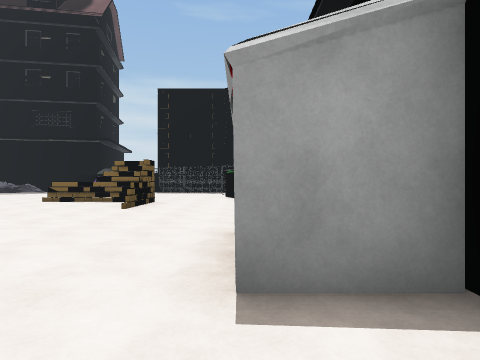
View 1 (above)

22 first-person views from a walk through a Unity game level. The camera is 1.3 m above the floor, looks level and sees 75° across. The floor is counted in squares, 2 m on a side. Each view is taken from the middle of a square. On the plan, view 1 faces up. The plan holds only what a view shows up to about 10 squares ahead; the rest is blank. The place goes on beyond the plan. The player is left out. Some animated figures are left out.

View 2
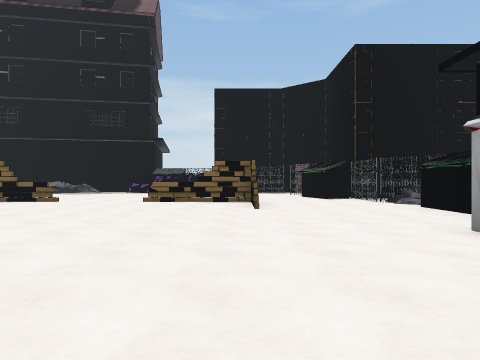

View 3
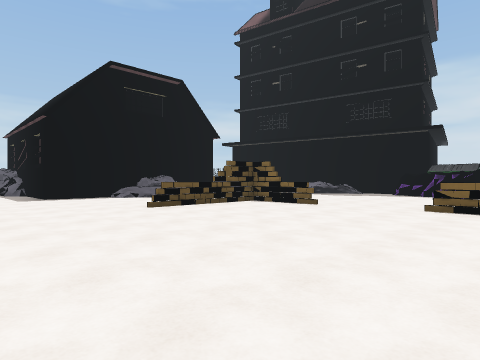

View 4
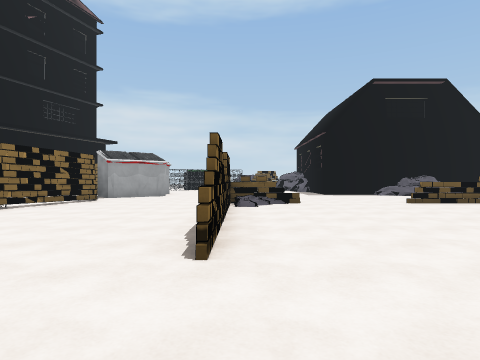

View 5
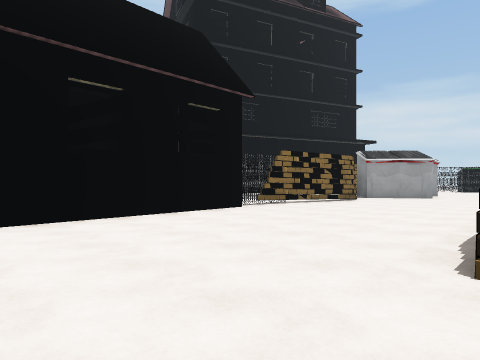

View 6
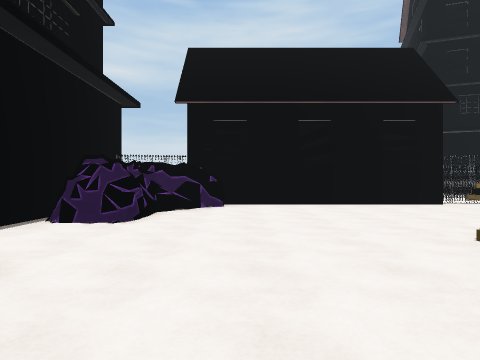

View 7
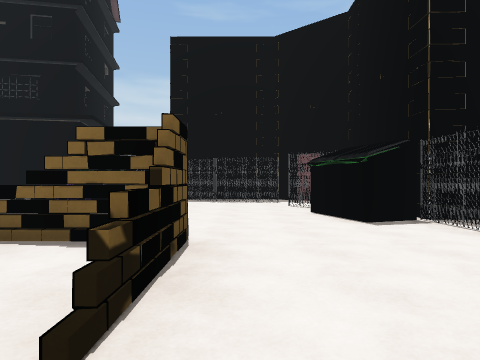

View 8
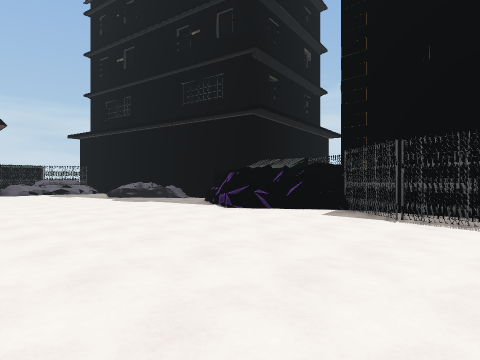

View 9
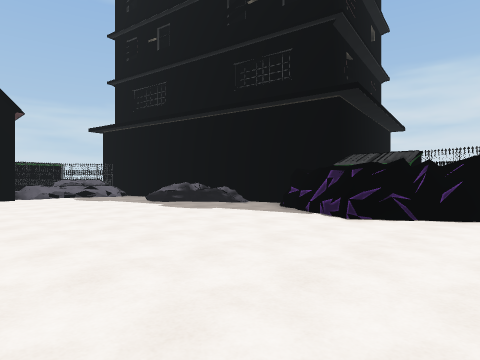

View 10
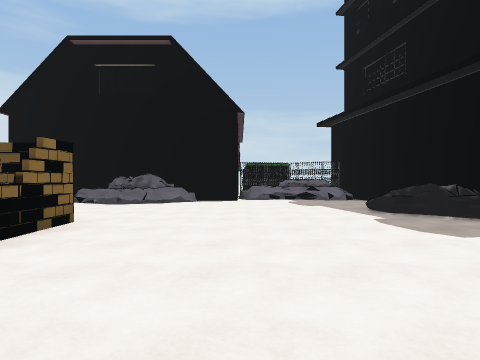

View 11
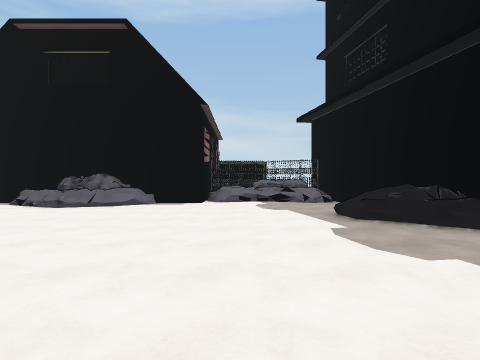

View 12
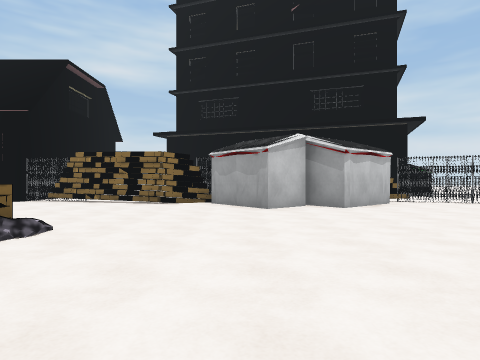

View 13
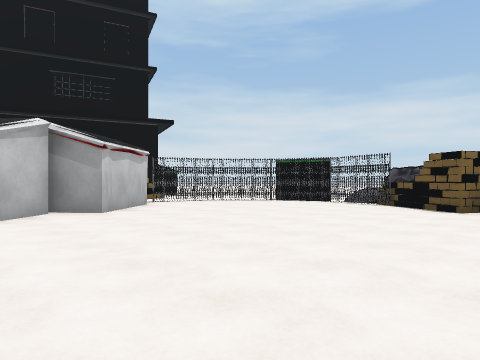

View 14
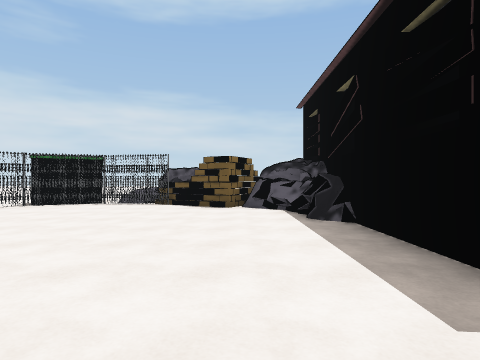

View 15
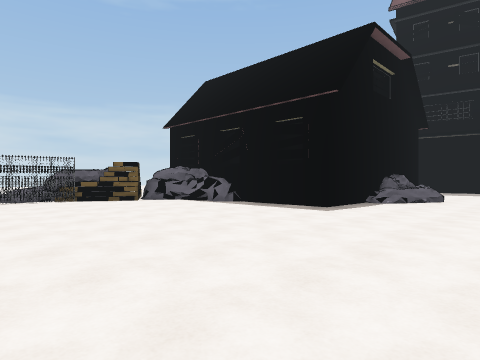

View 16
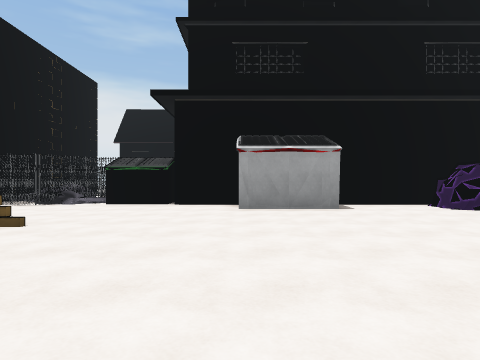

View 17
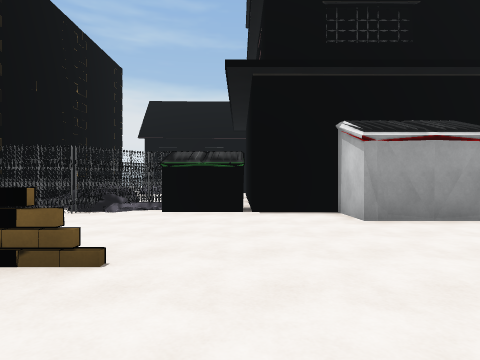

View 18
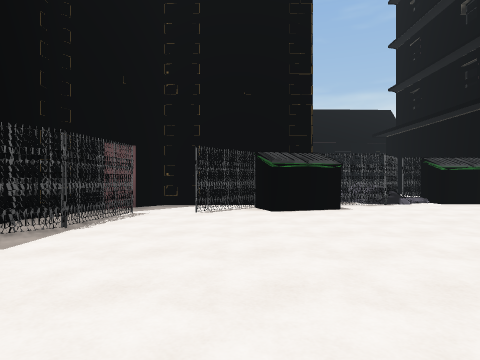

View 19
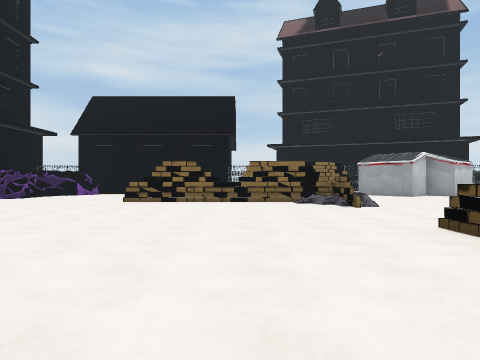

View 20
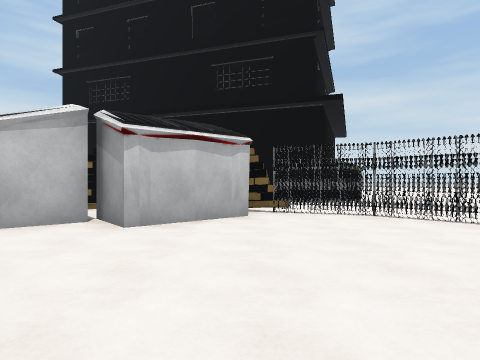

View 21
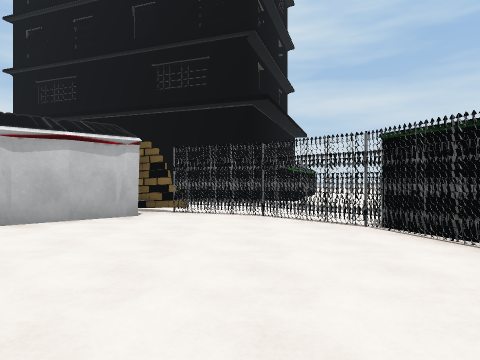

View 22
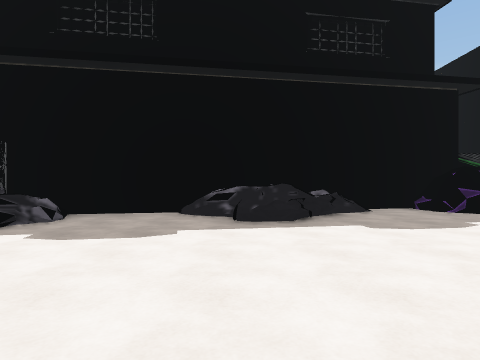

### Floor plan
Key: @ floor where view 1 was taken; # wall or solid block; . floor; = window, fence, low wall or low ledge; O other object.
Columns run from 24 left of view 1 to 4 right of it. Each row starts with its distance up from view 1.
 17         #########  #####
 16        ##.###=..####OO ###
 15        #=..==.....#...OO #
 14       O#.................#
 13        =................O#
 12        ##...............O#
 11         #...............O####
 10         #=...............O==
  9         ##...##=...=##....O#
  8         #=.. #.......=....O
  7         #... =.......=....O
  6         #....#............OOO
  5    ####O#.................#
  4   ##....................###
  3  ##.....................#
  2  ##..........#..........#O
  1 ##...........#######......#
  0 ==O.....................@.#
 -1  #......................#O
 -2  OO......#..............##
 -3  O.O...#O#O............##
 -4  ...O.## # ####........#
 -5  .....#  #O  ..#O###O###
 -6  .....
 -7    #O#

Positions as (right, up) in squares from view 1, and headings:
1: (0, 0), facing up
2: (-3, 0), facing up
3: (-4, 2), facing up-left
4: (-2, 1), facing left
5: (-2, 1), facing down-left
6: (-2, 4), facing down
7: (-2, 6), facing up
8: (-1, 10), facing up-left
9: (-4, 10), facing up-left
10: (-6, 12), facing left
11: (-7, 13), facing left
12: (-14, 5), facing down
13: (-14, 4), facing down-left
14: (-14, 3), facing left
15: (-12, -2), facing up-left
16: (-7, 4), facing right
17: (-5, 6), facing right
18: (-7, 13), facing right
19: (-8, 10), facing down
20: (-18, 2), facing down
21: (-20, 2), facing down
22: (-13, 10), facing up
